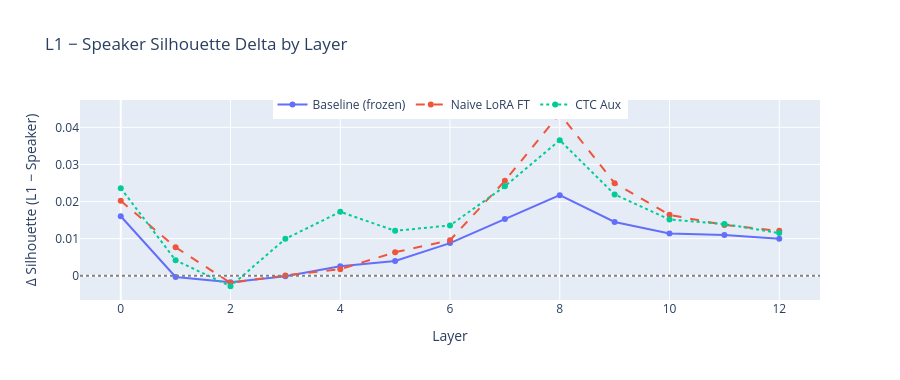

Notebook code for this chart:
### Code cell
# ── 5b. L1 − Speaker silhouette: group-level vs speaker-level accent ──────────
display(HTML("<h4>L1 − Speaker Silhouette Delta</h4>"))
display(HTML('<p style="color:#888">'
             "Positive = accent encoded as group-level structure beyond speaker identity. "
             "Near zero = accent is a proxy for speaker ID.</p>"))

fig = go.Figure()
for key in MODELS:
    l1  = df[(df["model"] == key) & (df["label_type"] == "l1")].sort_values("layer")
    spk = df[(df["model"] == key) & (df["label_type"] == "speaker")].sort_values("layer")
    delta = l1["silhouette"].values - spk["silhouette"].values
    s = MODEL_STYLES.get(key, {})
    fig.add_trace(go.Scatter(
        x=LAYERS, y=delta.tolist(), name=s.get("label", key),
        mode="lines+markers",
        line=dict(color=s.get("color"), dash=s.get("dash"), width=2),
    ))
fig.add_hline(y=0, line_dash="dot", line_color="gray")
fig.update_layout(title="L1 − Speaker Silhouette Delta by Layer", height=380,
                  legend=dict(orientation="h", y=1.05, xanchor="center", x=0.5))
fig.update_xaxes(title_text="Layer")
fig.update_yaxes(title_text="Δ Silhouette (L1 − Speaker)")
fig.show()

### Figure 1 — Plotly figure (JSON) as saved in the notebook; plotly's stock layout.template omitted (floating-point values rounded to 4 significant figures)
{"data": [{"line": {"color": "#636EFA", "dash": "solid", "width": 2}, "mode": "lines+markers", "name": "Baseline (frozen)", "type": "scatter", "x": [0, 1, 2, 3, 4, 5, 6, 7, 8, 9, 10, 11, 12], "y": [0.01604, -0.0003367, -0.001742, -0.0001156, 0.00254, 0.003987, 0.0088, 0.01528, 0.02173, 0.01449, 0.01136, 0.011, 0.009988]}, {"line": {"color": "#EF553B", "dash": "dash", "width": 2}, "mode": "lines+markers", "name": "Naive LoRA FT", "type": "scatter", "x": [0, 1, 2, 3, 4, 5, 6, 7, 8, 9, 10, 11, 12], "y": [0.02019, 0.007687, -0.001933, 9.209e-05, 0.001774, 0.006347, 0.009566, 0.0256, 0.04366, 0.02496, 0.01642, 0.0137, 0.01211]}, {"line": {"color": "#00CC96", "dash": "dot", "width": 2}, "mode": "lines+markers", "name": "CTC Aux", "type": "scatter", "x": [0, 1, 2, 3, 4, 5, 6, 7, 8, 9, 10, 11, 12], "y": [0.0236, 0.00417, -0.002828, 0.009942, 0.01723, 0.01211, 0.01356, 0.02411, 0.03654, 0.02191, 0.01515, 0.01394, 0.0115]}], "layout": {"height": 380, "legend": {"orientation": "h", "x": 0.5, "xanchor": "center", "y": 1.05}, "shapes": [{"line": {"color": "gray", "dash": "dot"}, "type": "line", "x0": 0, "x1": 1, "xref": "x domain", "y0": 0, "y1": 0, "yref": "y"}], "title": {"text": "L1 − Speaker Silhouette Delta by Layer"}, "xaxis": {"title": {"text": "Layer"}}, "yaxis": {"title": {"text": "Δ Silhouette (L1 − Speaker)"}}}}
